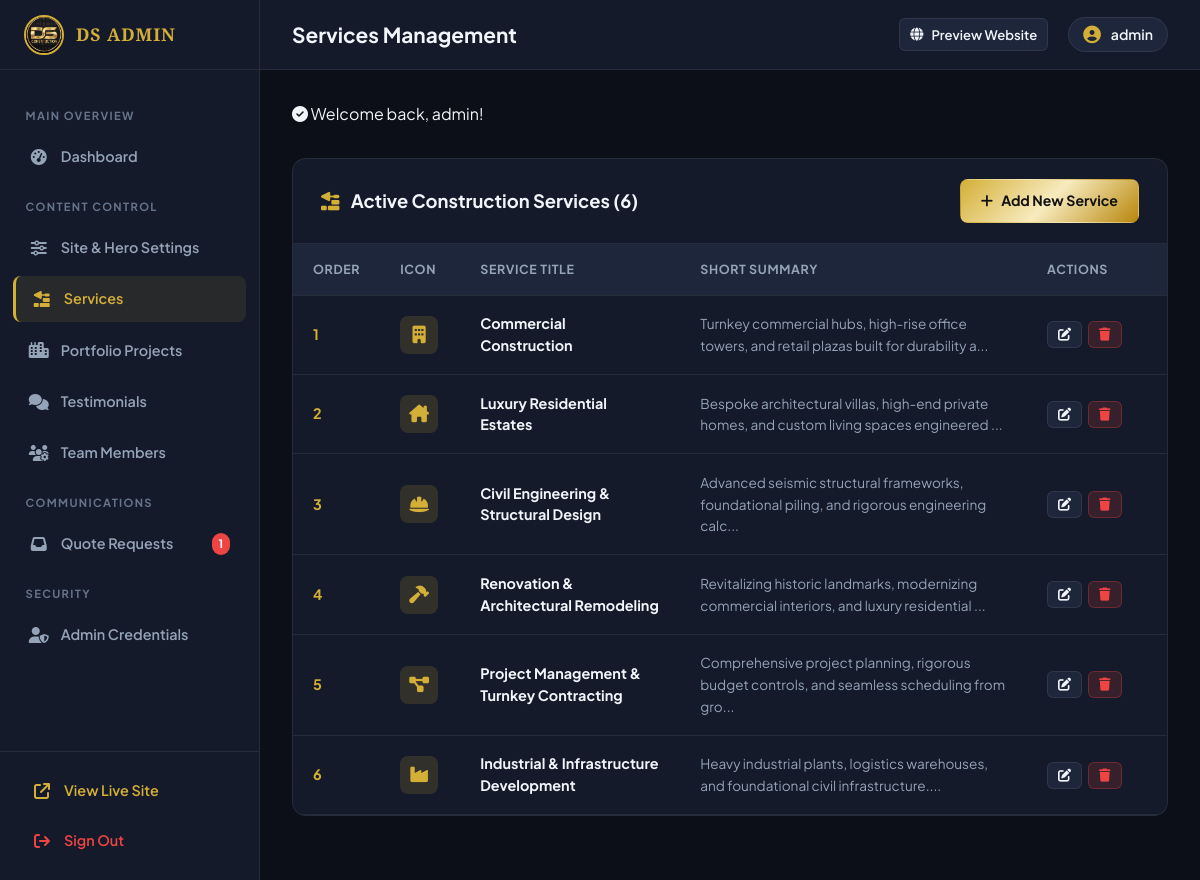
Screenshot of /admin/services.php (signed in) with the database file from the repository.
### tables this page shows
CREATE TABLE `services` (
  `id` INT AUTO_INCREMENT PRIMARY KEY,
  `title` VARCHAR(255) NOT NULL,
  `slug` VARCHAR(255) NOT NULL,
  `icon` VARCHAR(100) DEFAULT 'fa-building',
  `short_desc` TEXT DEFAULT NULL,
  `full_desc` TEXT DEFAULT NULL,
  `image` VARCHAR(500) DEFAULT NULL,
  `order_num` INT DEFAULT 0
);

### admin/services.php (the view, shortened to what this page needs)
<?php
require_once __DIR__ . '/includes/admin_header.php';
$services = $pdo->query("SELECT * FROM services ORDER BY order_num ASC, id ASC")->fetchAll();
?>
<div class="content-card">
    <div class="card-header">
        <h3><i class="fa-solid fa-trowel-bricks" style="color: var(--gold); margin-right: 8px;"></i> Active Construction Services (<?= count($services) ?>)</h3>
        <a href="service-edit.php" class="btn-admin btn-admin-gold">
            <i class="fa-solid fa-plus"></i> Add New Service
        </a>
    </div>
    <div class="card-body" style="padding: 0;">
        <div class="table-responsive">
            <table class="admin-table">
                <thead>
                    <tr>
                        <th style="width: 50px;">Order</th>
                        <th style="width: 80px;">Icon</th>
                        <th>Service Title</th>
                        <th>Short Summary</th>
                        <th style="width: 140px;">Actions</th>
                    </tr>
                </thead>
                <tbody>
                    <?php if (empty($services)): ?>
                        <tr><td colspan="5" style="text-align: center; padding: 2rem;">No services defined. Click "Add New Service" above.</td></tr>
                    <?php else: ?>
                        <?php foreach ($services as $s): ?>
                            <tr>
                                <td><span style="font-weight: 700; color: var(--gold);"><?= $s['order_num'] ?></span></td>
                                <td>
                                    <div style="width: 38px; height: 38px; border-radius: 8px; background: rgba(212, 175, 55, 0.15); display: flex; align-items: center; justify-content: center; color: var(--gold); font-size: 1.1rem;">
                                        <i class="fa-solid <?= htmlspecialchars($s['icon'] ?: 'fa-building') ?>"></i>
                                    </div>
                                </td>
                                <td>
                                    <strong><?= htmlspecialchars($s['title']) ?></strong>
                                </td>
                                <td>
                                    <span style="color: var(--text-dim); font-size: 0.85rem;"><?= htmlspecialchars(substr($s['short_desc'] ?? '', 0, 90)) ?>...</span>
                                </td>
                                <td>
                                    <div style="display: flex; gap: 6px;">
                                        <a href="service-edit.php?id=<?= $s['id'] ?>" class="btn-admin btn-admin-secondary btn-icon-sm" title="Edit">
                                            <i class="fa-solid fa-pen-to-square"></i>
                                        </a>
                                        <a href="services.php?delete=<?= $s['id'] ?>" onclick="return confirmDeletion(event, 'service');" class="btn-admin btn-admin-danger btn-icon-sm" title="Delete">
                                            <i class="fa-solid fa-trash"></i>
                                        </a>
                                    </div>
                                </td>
                            </tr>
                        <?php endforeach; ?>
                    <?php endif; ?>
                </tbody>
            </table>
        </div>
    </div>
</div>
<?php require_once __DIR__ . '/includes/admin_footer.php'; ?>

### assets/css/admin.css (style rules this page uses)
:root { --admin-bg: #0c0f17; --admin-surface: #141a29; --admin-surface-light: #1e263b; --admin-border: rgba(255, 255, 255, 0.08); --admin-border-gold: rgba(212, 175, 55, 0.3); --gold: #d4af37; --gold-light: #f3e5ab; --gold-gradient: linear-gradient(135deg, #d4af37 0%, #f7ebbe 50%, #b8860b 100%); --text-main: #f1f5f9; --text-dim: #94a3b8; --text-muted: #64748b; --sidebar-width: 260px; --header-height: 70px; }
* { margin: 0; padding: 0; box-sizing: border-box; }
body { font-family: 'Plus Jakarta Sans', -apple-system, sans-serif; background-color: var(--admin-bg); color: var(--text-main); line-height: 1.5; min-height: 100vh; }
a { color: inherit; text-decoration: none; }
.content-card { background: var(--admin-surface); border: 1px solid var(--admin-border); border-radius: 14px; overflow: hidden; margin-bottom: 2rem; }
.card-header { padding: 1.25rem 1.75rem; border-bottom: 1px solid var(--admin-border); display: flex; align-items: center; justify-content: space-between; }
.card-header h3 { font-size: 1.15rem; font-weight: 700; color: var(--text-main); }
.card-body { padding: 1.75rem; }
.table-responsive { overflow-x: auto; }
.admin-table { width: 100%; border-collapse: collapse; font-size: 0.9rem; text-align: left; }
.admin-table th { padding: 1rem 1.25rem; background: var(--admin-surface-light); color: var(--text-dim); font-weight: 700; font-size: 0.78rem; text-transform: uppercase; letter-spacing: 0.05em; border-bottom: 1px solid var(--admin-border); }
.admin-table td { padding: 1.1rem 1.25rem; border-bottom: 1px solid var(--admin-border); color: var(--text-main); vertical-align: middle; }
.btn-admin { display: inline-flex; align-items: center; gap: 8px; padding: 0.65rem 1.25rem; border-radius: 8px; font-weight: 600; font-size: 0.88rem; cursor: pointer; border: 1px solid transparent; transition: all 0.2s ease; }
.btn-admin-gold { background: var(--gold-gradient); color: #111; font-weight: 700; }
.btn-admin-secondary { background: var(--admin-surface-light); color: var(--text-main); border: 1px solid var(--admin-border); }
.btn-admin-danger { background: rgba(239, 68, 68, 0.15); color: #ef4444; border: 1px solid rgba(239, 68, 68, 0.3); }
.btn-icon-sm { padding: 6px 10px; border-radius: 6px; font-size: 0.82rem; }

### rows the page displays
services: order_num "1", title "Commercial Construction", short_desc "Turnkey commercial hubs, high-rise office towers, and retail plazas built for durability a"
services: order_num "2", title "Luxury Residential Estates", short_desc "Bespoke architectural villas, high-end private homes, and custom living spaces engineered"
services: order_num "3", title "Civil Engineering & Structural Design", short_desc "Advanced seismic structural frameworks, foundational piling, and rigorous engineering calc"
services: order_num "4", title "Renovation & Architectural Remodeling", short_desc "Revitalizing historic landmarks, modernizing commercial interiors, and luxury residential"
services: order_num "5", title "Project Management & Turnkey Contracting", short_desc "Comprehensive project planning, rigorous budget controls, and seamless scheduling from gro"
services: order_num "6", title "Industrial & Infrastructure Development", short_desc "Heavy industrial plants, logistics warehouses, and foundational civil infrastructure."

### other values shown
$unreadCount "1"
$pageTitle "Services Management"
$_SESSION['admin_username'] "admin"
$flash['message'] "Welcome back, admin!"
count($services) "6"
